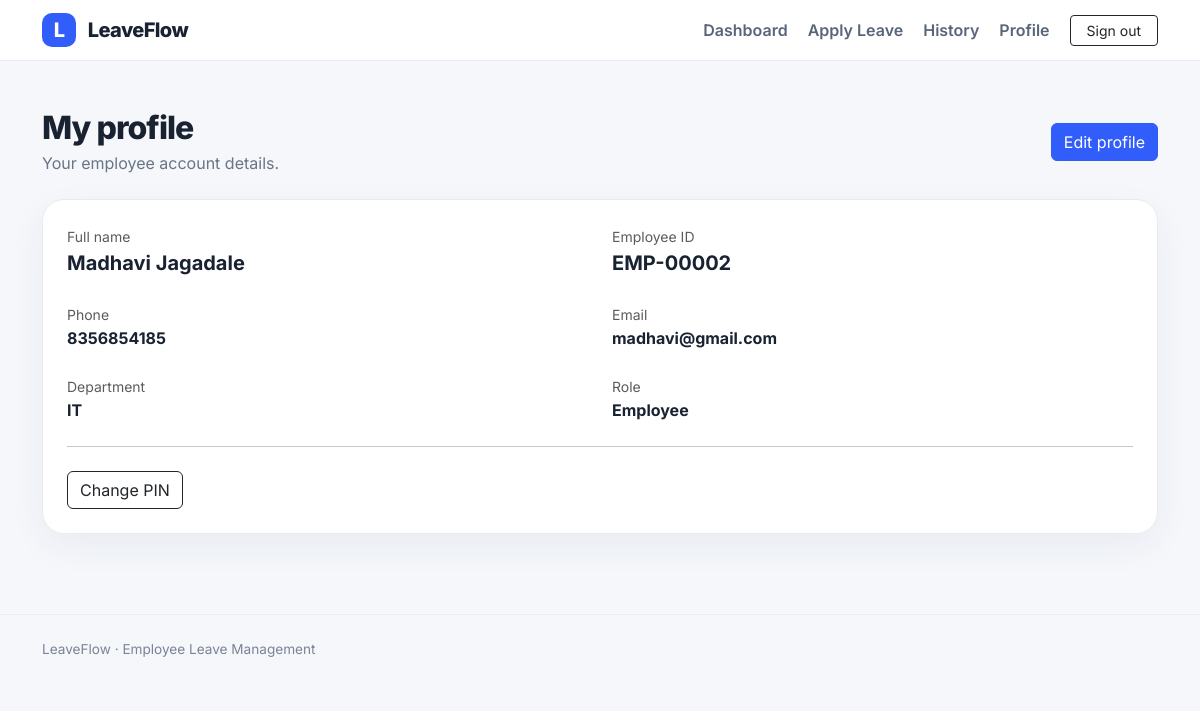
The app's page /accounts/profile/ (signed in) with its own data.
### users/models.py (models this page shows, shortened)
class CustomUser(AbstractBaseUser, PermissionsMixin):
    ROLE_CHOICES = (("admin", "Admin"), ("employee", "Employee"))
    phone = models.CharField(max_length=15, unique=True)
    pin = models.CharField(max_length=128, blank=True, editable=False)
    email = models.EmailField(blank=True)
    first_name = models.CharField(max_length=50)
    last_name = models.CharField(max_length=50)
    employee_id = models.CharField(max_length=30, unique=True, null=True, blank=True)
    department = models.CharField(max_length=100, blank=True)
    role = models.CharField(max_length=20, choices=ROLE_CHOICES, default="employee")
    is_active = models.BooleanField(default=True)
    is_staff = models.BooleanField(default=False)
    date_joined = models.DateTimeField(auto_now_add=True)
    USERNAME_FIELD = "phone"
    REQUIRED_FIELDS = ["pin"]
    objects = CustomUserManager()
    def get_full_name(self):
        return f"{self.first_name} {self.last_name}".strip()

### users/views.py (the view)
# urls.py: path("profile/", views.profile, name="profile"),
@login_required
def profile(request):
    return render(request, "users/profile.html")

### users/templates/users/profile.html (shortened to what this page needs)
{% extends 'base.html' %}
{% block content %}
<div class="d-flex justify-content-between align-items-center mb-4"><div><h2 class="page-title mb-1">My profile</h2><p class="text-muted-custom mb-0">Your employee account details.</p></div><a class="btn btn-primary" href="{% url 'accounts:edit_profile' %}">Edit profile</a></div>
<div class="card-soft p-4">
  <div class="row g-4">
    <div class="col-md-6"><small class="text-muted">Full name</small><div class="fw-bold fs-5">{{ user.get_full_name }}</div></div>
    <div class="col-md-6"><small class="text-muted">Employee ID</small><div class="fw-bold fs-5">{{ user.employee_id|default:"Not assigned" }}</div></div>
    <div class="col-md-6"><small class="text-muted">Phone</small><div class="fw-bold">{{ user.phone }}</div></div>
    <div class="col-md-6"><small class="text-muted">Email</small><div class="fw-bold">{{ user.email|default:"Not provided" }}</div></div>
    <div class="col-md-6"><small class="text-muted">Department</small><div class="fw-bold">{{ user.department|default:"Not provided" }}</div></div>
    <div class="col-md-6"><small class="text-muted">Role</small><div class="fw-bold text-capitalize">{{ user.role }}</div></div>
  </div>
  <hr class="my-4"><a href="{% url 'accounts:change_pin' %}" class="btn btn-outline-dark">Change PIN</a>
</div>
{% endblock %}

### static/css/styles.css (style rules this page uses)
* { box-sizing: border-box; }
body { font-family: Inter, sans-serif; background: #f5f7fb; color: #182230; min-height: 100vh; }
.hero-card, .card-soft { background:#fff; border:1px solid #e8ecf2; border-radius:22px; box-shadow:0 12px 35px rgba(31,45,61,.06); }
.text-muted-custom { color:#697586; }
.btn-primary { background:#315efb; border-color:#315efb; }
.page-title { font-weight:800; letter-spacing:-.03em; }

### records on screen
CustomUser: get_full_name "Madhavi Jagadale", employee_id "EMP-00002", phone "8356854185", email "madhavi@gmail.com", department "IT", role "Employee"
